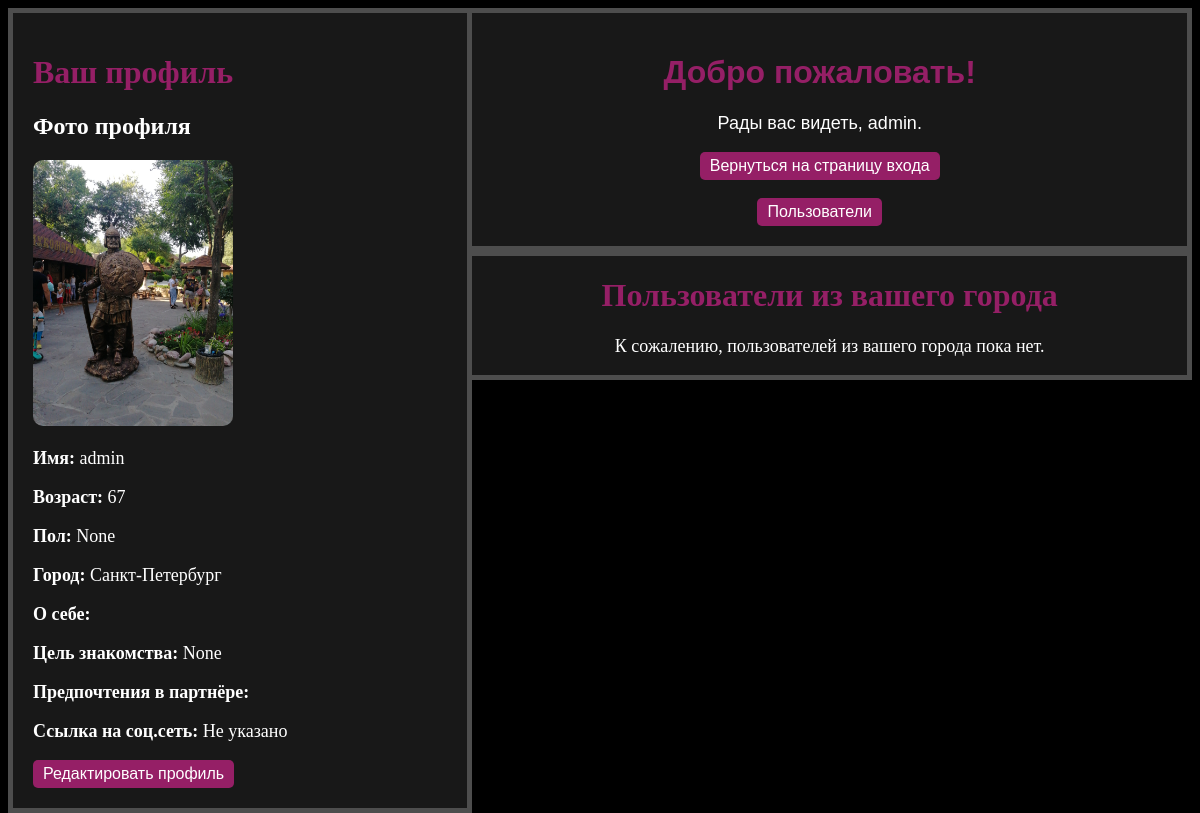
The app's page /home/ (signed in) with its own data.
### blog/models.py (models this page shows, shortened)
class Profile(models.Model):
    age = models.PositiveIntegerField(default=18,validators = [MaxValueValidator(100),MinValueValidator(18)])
    sity = models.ForeignKey(Sity, on_delete=models.CASCADE, blank=True, null=True, related_name='residents')
    about_me = models.TextField(blank=True, null=True)
    gender = models.ForeignKey(Gender, on_delete=models.CASCADE, blank=True, null=True, related_name='gena')
    user = models.OneToOneField(User, on_delete=models.CASCADE, related_name='profile')
    image = models.ImageField(upload_to='profile_images/', blank=True, null=True)
    the_purpose_of_dating = models.ForeignKey(The_purpose_of_dating, on_delete=models.CASCADE, blank=True, null=True, related_name='zel')
    preferences = models.TextField(blank=True, null=True)
    message = models.CharField(max_length=200, default="Не указано")

class Sity(models.Model):
    title = models.CharField(max_length=100)
    def __str__(self):
        return self.title

### blog/views.py (the view)
# urls.py: path('home/', views.home, name='home'),
def home(request):
    current_user_profile = request.user.profile
    current_user_city = current_user_profile.sity
    profiles = Profile.objects.filter(sity=current_user_city).exclude(user=request.user)
    random_profile = random.sample(list(profiles), min(len(profiles), 1))
    user_profile = get_object_or_404(Profile, user=request.user)
    return render(request, 'home.html' , {'user_profile': user_profile , 'profiles': random_profile})

### blog/templates/home.html (shortened to what this page needs)
<!DOCTYPE html>
<html lang="ru">
<head>
</head>
<body>
    <div class="profile">
        <h1>Ваш профиль</h1>
        <h2>Фото профиля</h2>
        {% if user_profile.image %}
            <img src="{{ user.profile.image.url }}" alt="Фото профиля" style="max-width: 200px;">
        {% else %}
            <p>Фото профиля отсутствует.</p>
        {% endif %}
            <p><strong>Имя: </strong>{{ user_profile.user.username }}</p>
            <p><strong>Возраст: </strong>{{ user_profile.age }}</p>
            <p><strong>Пол: </strong>{{ user_profile.gender }}</p>
            <p><strong>Город: </strong>{{ user_profile.sity }}</p>
            <p><strong>О себе: </strong>{{ user_profile.about_me }}</p>
            <p><strong>Цель знакомства: </strong>{{ user_profile.the_purpose_of_dating }}</p>
            <p><strong>Предпочтения в партнёре: </strong>{{ user_profile.preferences }}</p>
            <p><strong>Ссылка на соц.сеть: </strong>{{ user_profile.message }}</p>
        <form method="get" action="{% url 'profile' %}">
            <button type="submit">Редактировать профиль</button>
        </form>
    </div>
    <div class="home">
        <h1>Добро пожаловать!</h1>
        <p>Рады вас видеть, {{ user.username }}.</p>
        <form method="POST" action="{% url 'login' %}">
            <button type="submit">Вернуться на страницу входа</button>
        </form><br>
        <form method="post" action="{% url 'user_list' %}">
            <button type="submit">Пользователи</button>
        </form>
    </div>
    <div class="users">
        <h1>Пользователи из вашего города</h1>
        {% if profiles %}
            <ul>
                {% for item in profiles %}
                    <li>
                        <img src="{{ item.image.url }}" alt="Фото профиля" style="max-width: 150px;"><br>
                        <a href="{% url 'user_profile' item.user.id %}">
                            {{ item.user.username }} - {{ item.sity.title }}<br>
                            <strong>О себе: </strong>{{ item.about_me }}<br>
                            <strong>Ссылка на соц.сеть: </strong>{{ item.message }}
                        </a>
                    </li>
                {% endfor %}
                <div>
                    <form method="post" action="{% url 'home' %}">
                        {% csrf_token %}
                        <button type="submit">Следующая анкета ➯</button>
                    </form>
                </div>
            </ul>
        {% else %}
            <p>К сожалению, пользователей из вашего города пока нет.</p>
        {% endif %}
    </div>
</body>
</html>

### blog/templates/home.html (style rules this page uses)
body { background: #000000; }
.home { font-family: Arial, sans-serif; text-align: center; background-color: #181818; border: 5px solid #4d4d4d; color: #fff; margin: 0; padding: 20px; }
.profile { float: left; background: #181818; width: 35%; color: #fff; border: 5px solid #4d4d4d; padding: 20px; }
.users { text-align: center; background: #181818; border: 5px solid #4d4d4d; color: #fff; }
button { background-color: #951f66; color: #fff; border: none; padding: 5px 10px; font-size: 16px; cursor: pointer; border-radius: 5px; transition: background 0.3s ease-in-out; }
h1 { color: #951f66; }
p { font-size: 18px; }
img { max-width: 100%; height: auto; border-radius: 10px; }

### records on screen
Profile: user.username "admin", age "67", gender "None", sity "Санкт-Петербург", the_purpose_of_dating "None", message "Не указано"

### other values on screen
{{ user.username }} "admin"
